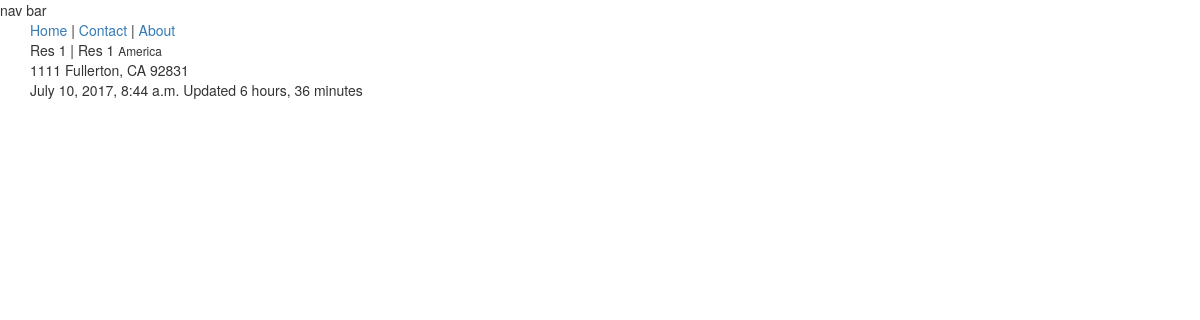
Page /restaurants/res-1/ on the committed database.
### restaurants/models.py (models this page shows, shortened)
class RestaurantLocation(models.Model):
	owner 		= models.ForeignKey(User)
	name 		= models.CharField(max_length=120)
	location 	= models.CharField(max_length=120, null=True, blank=True)
	category 	= models.CharField(max_length=120, null=True, blank=True)
	timestamp 	= models.DateTimeField(auto_now_add=True)
	updated 	= models.DateTimeField(auto_now=True)
	slug		= models.SlugField(null=True, blank=True)
	@property
	def title(self):
		return self.name

### restaurants/views.py (the view)
# urls.py: url(r'^restaurants/(?P<slug>[\w-]+)/$', RestaurantDetailView.as_view()),
class RestaurantDetailView(DetailView):
	queryset = RestaurantLocation.objects.all()

### restaurants/templates/restaurants/restaurantlocation_detail.html (shortened to what this page needs)
{% extends 'base.html' %}
{% block content %}
<div>{{ object.title }} | {{ object.name }} <small>{{ object.category }}</small></div>
<div>{{ object.location }}</div>
<div>{{ object.timestamp }} Updated {{ object.updated|timesince }}</div>
{% endblock %}

### rows in the picture
RestaurantLocation: title "Res 1", name "Res 1", category "America", location "1111 Fullerton, CA 92831", timestamp "July 10, 2017, 8:44 a.m.", updated "6 hours, 36 minutes"
